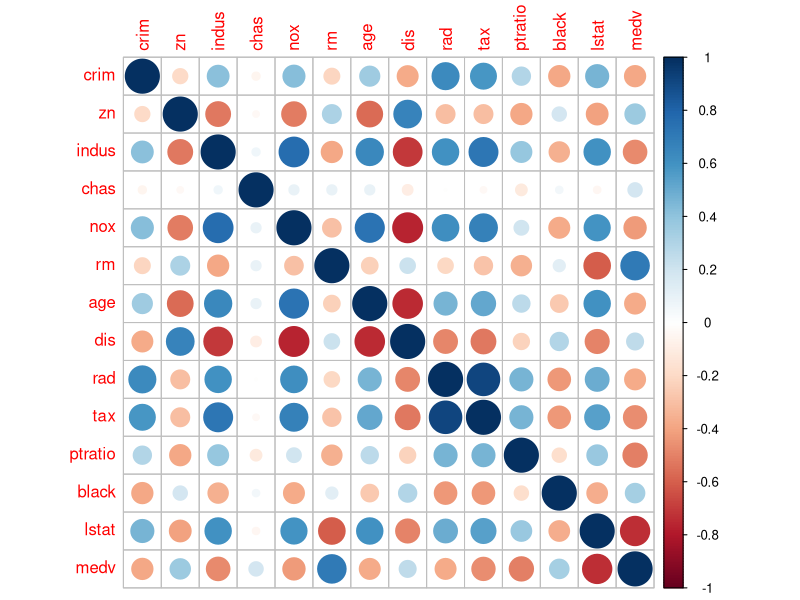
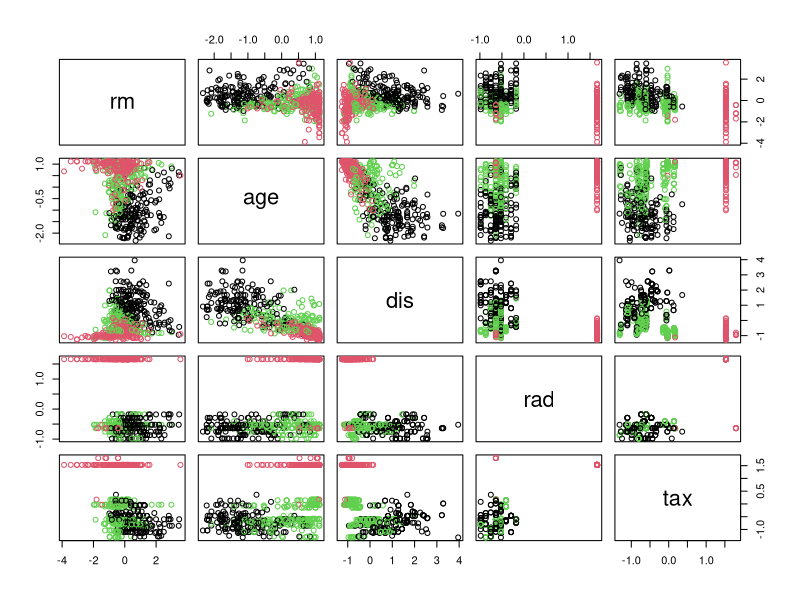
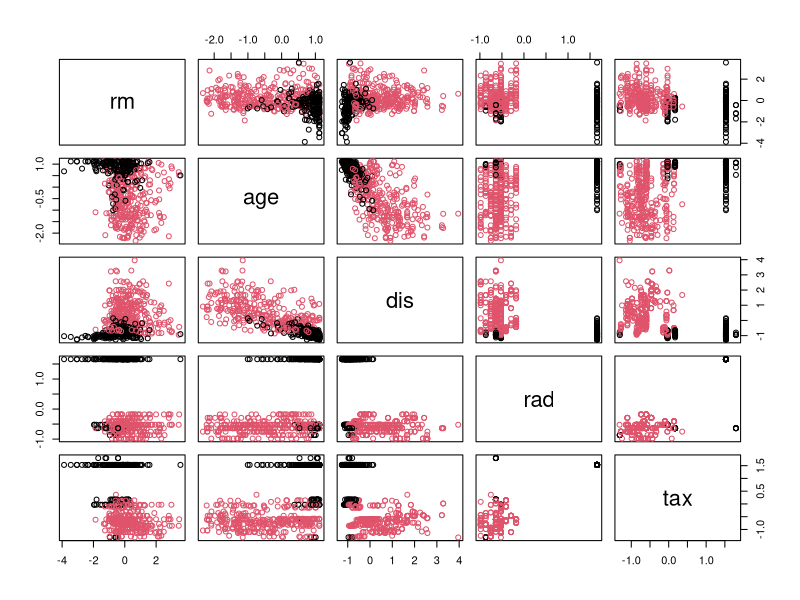

These charts were generated, in order, by the following R code:
## ---- chunk 1
require(MASS)
data(Boston) 
str(Boston)

dim(Boston)
## ---- chunk 2
require(corrplot)
require(tidyverse)
cor_matrix<-cor(Boston) %>% round(digits=2)
corrplot(cor_matrix, method="circle")
## ---- chunk 3
summary(Boston)
## ---- chunk 4
boston_scaled <- scale(Boston)
boston_scaled <- as.data.frame(boston_scaled)
summary(boston_scaled)

## ---- chunk 5
bins <- quantile(boston_scaled$crim)
crime <- cut(boston_scaled$crim, breaks = bins, include.lowest = TRUE, label=c("low", "med_low", "med_high", "high"))
      boston_scaled <- dplyr::select(boston_scaled, -crim)
      boston_scaled <- data.frame(boston_scaled, crime)
      
n <- nrow(boston_scaled)
ind <- sample(n,  size = n * 0.8)
train <- boston_scaled[ind,]
lda.fit <- lda(crime~., data = train)
lda.fit

## ---- chunk 6
test <- boston_scaled[-ind,]
      correct_classes <- test$crime
      test <- dplyr::select(test, -crime)
lda.pred <- predict(lda.fit, newdata = test)
table(correct = correct_classes, predicted = lda.pred$class)

## ---- chunk 7
      boston_standarized <- scale(Boston)
      boston_standarized <- as.data.frame(boston_standarized)
      
dist_eu <- dist(boston_standarized)
summary(dist_eu)

dist_mh <- dist(boston_standarized, method = "manhattan")
summary(dist_mh)

## ---- chunk 8
km <-kmeans(boston_standarized, centers = 3)
pairs(boston_standarized[6:10], col = km$cluster)
## ---- chunk 9
km2 <-kmeans(boston_standarized, centers = 2)
pairs(boston_standarized[6:10], col = km2$cluster)
